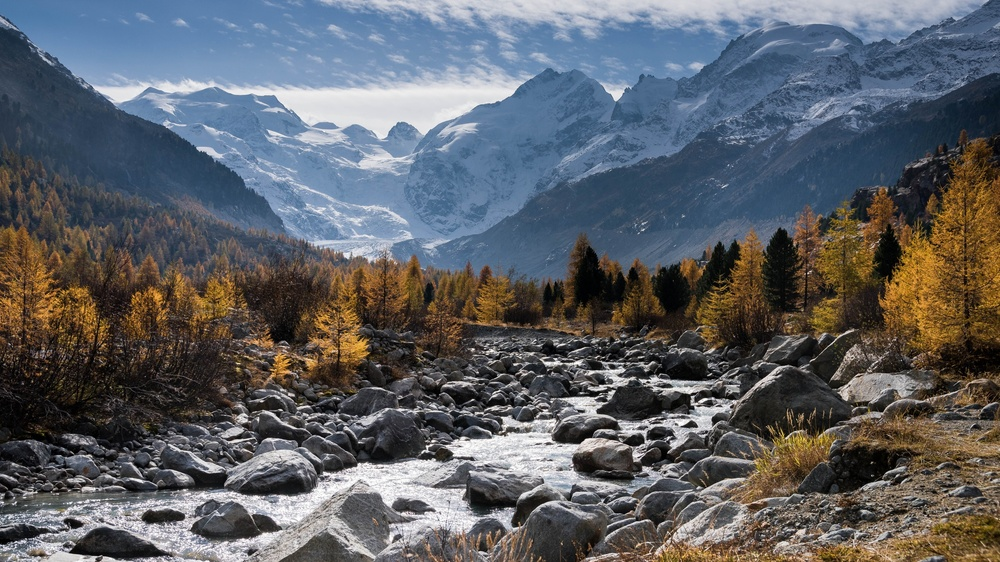
#> input picture Kmeans/Nepal_myland.jpg, 1000 x 562 px, shrunk from 3840 x 2160 before the run
$ python 'segmentation using kmeans.py'
#> lines starting #> are read from the running program, lines starting #| are printed output that depends on the picture
# -*- coding: utf-8 -*-
"""
Created on Fri Jun 26 16:00:16 2020

@author: Avinash
"""

import cv2
import numpy as np

org_img = cv2.imread('Nepal_myland.jpg')
#> org_img is the input picture: shape (562, 1000, 3); mean B, G, R 101.2, 96.2, 93.3
img32 = org_img.reshape((-1,3))
img32 = np.float32(img32)

criteria = (cv2.TERM_CRITERIA_EPS+cv2.TERM_CRITERIA_MAX_ITER, 10, 1.0)
k = 8
attempts = 10

ret, label, center = cv2.kmeans(img32, k, None, criteria, attempts, cv2.KMEANS_PP_CENTERS)
#> ret = 385202041; center = [[168.6, 135.4, 107.8], [41.52, 54.51, 67.3], [123.8, 103.9, 88.57], [219.7, 214.9, 214.4], [177.8, 167.9, 163.4], [20.24, 22.68, 26.06], [61.2, 101.9, 134.3], [88.65, 73.02, 60.52]]

center = np.uint8(center)
#> center = [[168, 135, 107], [41, 54, 67], [123, 103, 88], [219, 214, 214], [177, 167, 163], [20, 22, 26], [61, 101, 134], [88, 73, 60]]
res = center[label.flatten()]
res2 = res.reshape((org_img.shape))
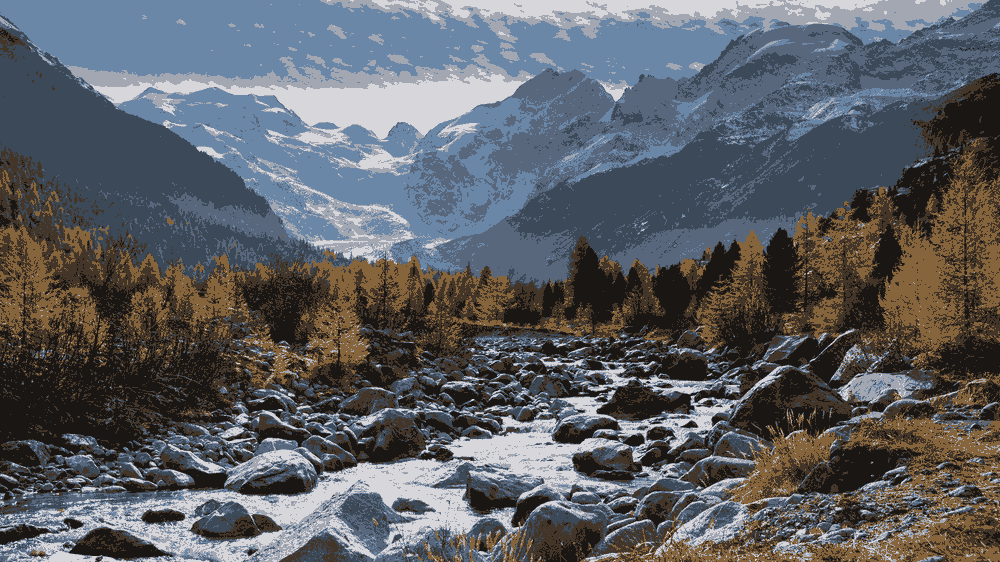
#> res2: shape (562, 1000, 3); mean B, G, R 100.6, 95.6, 92.8

cv2.imwrite("Segmented image 8cluster.jpg",res2)
cv2.imshow('Segmented image', res2)
cv2.waitKey(0)
cv2.destroyAllWindows()

$ run again, with GrabCut foreground extraction/image.jpg copied over Kmeans/Nepal_myland.jpg
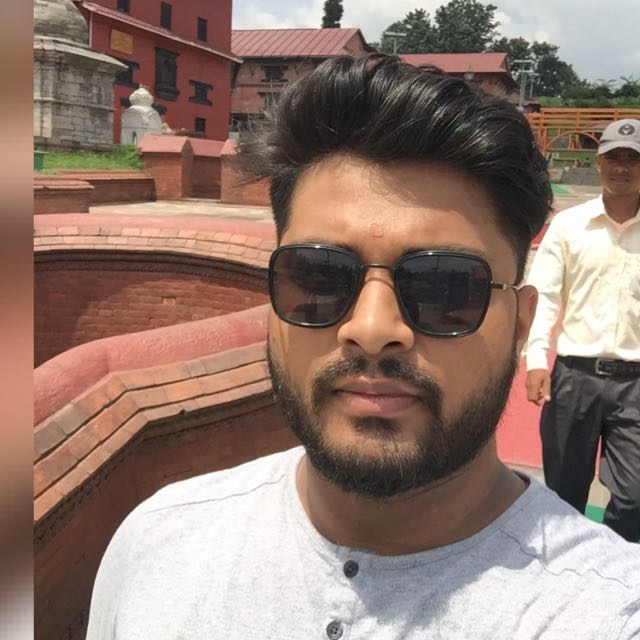
#> input picture GrabCut foreground extraction/image.jpg, 640 x 640 px
#> org_img is the input picture: shape (640, 640, 3); mean B, G, R 112, 122.1, 145.3
#> `ret, label, center = cv2.kmeans(img32, k, None, criteria, attempts, cv..`: ret = 195419815.8; center = [[38.94, 41.49, 49.47], [201.7, 206.8, 209.9], [82.19, 99.51, 132.9], [240, 242.3, 244.6], [107.1, 129.7, 183], [57.04, 66.58, 92.08], [138.4, 162.5, 219.8], [148.5, 145.6, 144.7]]
#> `center = np.uint8(center)`: center = [[38, 41, 49], [201, 206, 209], [82, 99, 132], [240, 242, 244], [107, 129, 183], [57, 66, 92], [138, 162, 219], [148, 145, 144]]
#> `res2 = res.reshape((org_img.shape))`:
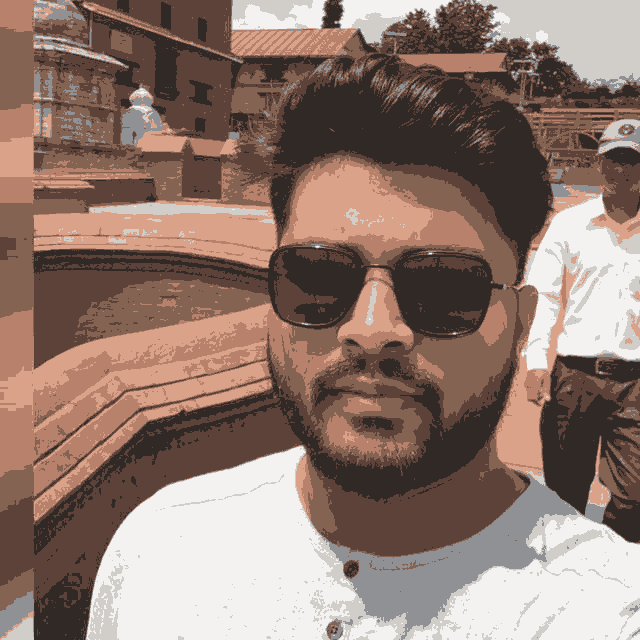
#> res2: shape (640, 640, 3); mean B, G, R 111.7, 121.6, 144.8
